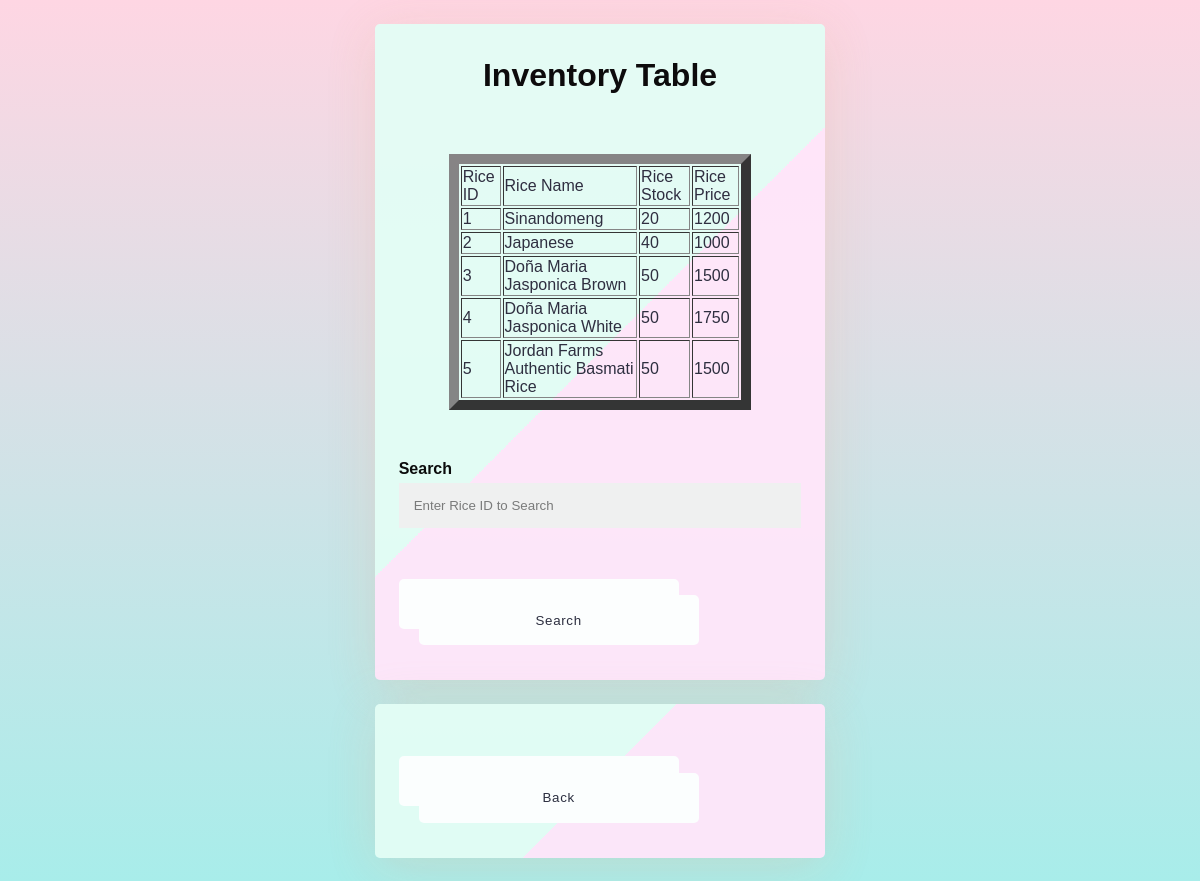
The app's page /listsearch with its own data.
### hardcode.py (models this page shows, shortened)
class Inventory(db.Model):
    __tablename__="inventory"
    rice_id = db.Column(db.String(50),primary_key=True)
    rice_name=db.Column(db.String(50))
    rice_stock=db.Column(db.String(50))
    rice_price=db.Column(db.String(50))

### hardcode.py (the view, shortened to what this page needs)
@app.route('/listsearch', methods=["GET","POST"])
def listsearch():
    con = sql.connect("Inventory.sqlite")
    con.row_factory =sql.Row
    cur=con.cursor()
    cur.execute("select * from inventory")
    rows=cur.fetchall()
    print(rows)
    return render_template("search.html",rows=rows)

### templates/search.html (shortened to what this page needs)
<html>
    <head>
        <link rel="stylesheet" href="{{ url_for('static',filename='inventory.css') }}">
    </head>
    <body>
        <form method="POST">
        <h1>Inventory Table</h1>
        <table border="2">
            <thead>
                <td>Rice ID</td>
                <td>Rice Name</td>
                <td>Rice Stock</td>
                <td>Rice Price</td>
            </thead>
            {% for row in rows %}
            <tr>
                <td>{{row['rice_id']}}</td>
                <td>{{row['rice_name']}}</td>
                <td>{{row['rice_stock']}}</td>
                <td>{{row['rice_price']}}</td>
            </tr>
            {% endfor %}
        </table><br>
        <label for="id"><b>Search</b></label>
              <input type="text" placeholder="Enter Rice ID to Search" name="rice_id" id="rice_id" >
        <a href="{{ url_for('search') }}" ><button>Search</button></a>
        </form>
        <div>
        <a href="{{ url_for('home') }}"><button>Back</button></a></div>
    </body>
</html>

### static/inventory.css (style rules this page uses)
* { box-sizing: border-box }
body { background-image: linear-gradient(-225deg, #E3FDF5 0%, #FFE6FA 100%); background-image: linear-gradient(to top, #a8edea 0%, #fed6e3 100%); background-attachment: fixed; background-repeat: no-repeat; font-family: 'Vibur', cursive; font-family: 'Abel', sans-serif; opacity: .95; }
table { display: inline-block; color: #252537; margin: 50px; border-width: 10px; }
h1 { text-align: center; font-weight: 600; margin: 10px 0; }
button { display: inline-block; color: #252537; width: 280px; height: 50px; padding: 0 20px; background: #fff; border-radius: 5px; outline: none; border: none; cursor: pointer; text-align: center; transition: all 0.2s linear; margin: 7% auto; letter-spacing: 0.05em; }
form { width: 450px; min-height: 50px; height: auto; border-radius: 5px; margin: 2% auto; box-shadow: 0 9px 50px hsla(20, 67%, 75%, 0.31); padding: 2%; background-image: linear-gradient(-225deg, #E3FDF5 50%, #FFE6FA 50%); }
input[type=text], input[type=password] { width: 100%; padding: 15px; margin: 5px 0 22px 0; display: inline-block; border: none; background: #f1f1f1; }
a { display: inline-block; color: #252537; width: 280px; height: 50px; padding: 0 20px; background: #fff; border-radius: 5px; outline: none; border: none; cursor: pointer; text-align: center; transition: all 0.2s linear; margin: 7% auto; letter-spacing: 0.05em; }
div { width: 450px; min-height: 50px; height: auto; border-radius: 5px; margin: 2% auto; box-shadow: 0 9px 50px hsla(20, 67%, 75%, 0.31); padding: 2%; background-image: linear-gradient(-225deg, #E3FDF5 50%, #FFE6FA 50%); }

### records on screen
Inventory: rice_id "1", rice_name "Sinandomeng", rice_stock "20", rice_price "1200"
Inventory: rice_id "2", rice_name "Japanese", rice_stock "40", rice_price "1000"
Inventory: rice_id "3", rice_name "Doña Maria Jasponica Brown", rice_stock "50", rice_price "1500"
Inventory: rice_id "4", rice_name "Doña Maria Jasponica White", rice_stock "50", rice_price "1750"
Inventory: rice_id "5", rice_name "Jordan Farms Authentic Basmati Rice", rice_stock "50", rice_price "1500"
